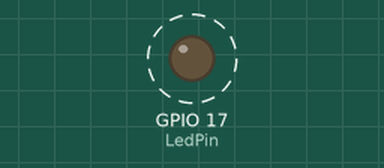
Bench run of a program on a simulated Raspberry Pi (BCM pin numbers). On the bench: output pins drawn as LEDs (lit = HIGH). Dashed ring = blinking. What the program prints to the terminal is not drawn.

Above: at 0.2 s.
Timing chart, 0 to 3.0 s (numbered marks = the images above):
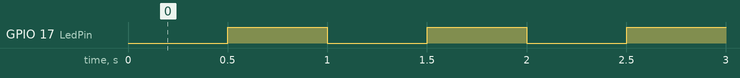

The program:

EX1_led.py
```python
import RPi.GPIO as GPIO
import time
LedPin = 17
def setup():
   # Set the GPIO modes to BCM Numbering
   GPIO.setmode(GPIO.BCM)
   # Set LedPin's mode to output,and initial level to High(3.3v)
   GPIO.setup(LedPin, GPIO.OUT, initial=GPIO.HIGH)
# Define a main function for main process
def main():
   while True:
      print ('...LED ON')
      # Turn on LED
      GPIO.output(LedPin, GPIO.LOW)
      time.sleep(0.5)
      print ('LED OFF...')
      # Turn off LED
      GPIO.output(LedPin, GPIO.HIGH)
      time.sleep(0.5)
# Define a destroy function for clean up everything after the script finished
def destroy():
   # Turn off LED
   GPIO.output(LedPin, GPIO.HIGH)
   # Release resource
   GPIO.cleanup()
# If run this script directly, do:
if __name__ == '__main__':
   setup()
   try:
      main()
   # When 'Ctrl+C' is pressed, the program destroy() will be  executed.
   except KeyboardInterrupt:
      destroy()

 
```

Measured:
- by itself, GPIO 17 (LedPin): alternates HIGH for 0.50 s and LOW for 0.50 s
